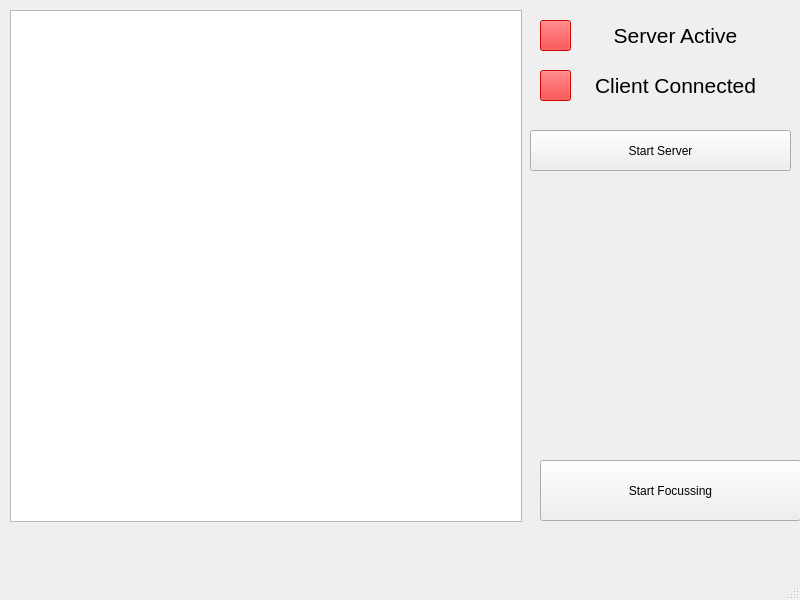
<?xml version="1.0" encoding="UTF-8"?>
<ui version="4.0">
 <class>ServerWindow</class>
 <widget class="QMainWindow" name="ServerWindow">
  <property name="geometry">
   <rect>
    <x>0</x>
    <y>0</y>
    <width>800</width>
    <height>600</height>
   </rect>
  </property>
  <property name="windowTitle">
   <string>MainWindow</string>
  </property>
  <widget class="QWidget" name="centralwidget">
   <widget class="QGraphicsView" name="gvImageDisplay">
    <property name="geometry">
     <rect>
      <x>10</x>
      <y>10</y>
      <width>512</width>
      <height>512</height>
     </rect>
    </property>
   </widget>
   <widget class="QPushButton" name="pbStartServer">
    <property name="geometry">
     <rect>
      <x>530</x>
      <y>130</y>
      <width>261</width>
      <height>41</height>
     </rect>
    </property>
    <property name="text">
     <string>Start Server</string>
    </property>
   </widget>
   <widget class="QPushButton" name="pbDisplayServerRunning">
    <property name="enabled">
     <bool>false</bool>
    </property>
    <property name="geometry">
     <rect>
      <x>540</x>
      <y>20</y>
      <width>31</width>
      <height>31</height>
     </rect>
    </property>
    <property name="autoFillBackground">
     <bool>true</bool>
    </property>
    <property name="styleSheet">
     <string notr="true">QPushButton {
    background-color: rgb(255,0,0);
}</string>
    </property>
    <property name="text">
     <string/>
    </property>
   </widget>
   <widget class="QLabel" name="label">
    <property name="geometry">
     <rect>
      <x>580</x>
      <y>20</y>
      <width>191</width>
      <height>31</height>
     </rect>
    </property>
    <property name="font">
     <font>
      <pointsize>16</pointsize>
     </font>
    </property>
    <property name="text">
     <string>&lt;html&gt;&lt;head/&gt;&lt;body&gt;&lt;p align=&quot;center&quot;&gt;Server Active&lt;/p&gt;&lt;/body&gt;&lt;/html&gt;</string>
    </property>
   </widget>
   <widget class="QPushButton" name="pbDisplayClientConnected">
    <property name="enabled">
     <bool>false</bool>
    </property>
    <property name="geometry">
     <rect>
      <x>540</x>
      <y>70</y>
      <width>31</width>
      <height>31</height>
     </rect>
    </property>
    <property name="autoFillBackground">
     <bool>false</bool>
    </property>
    <property name="styleSheet">
     <string notr="true">QPushButton {
    background-color: rgb(255,0,0);
}</string>
    </property>
    <property name="text">
     <string/>
    </property>
   </widget>
   <widget class="QLabel" name="label_2">
    <property name="geometry">
     <rect>
      <x>580</x>
      <y>70</y>
      <width>191</width>
      <height>31</height>
     </rect>
    </property>
    <property name="font">
     <font>
      <pointsize>16</pointsize>
     </font>
    </property>
    <property name="text">
     <string>&lt;html&gt;&lt;head/&gt;&lt;body&gt;&lt;p align=&quot;center&quot;&gt;Client Connected&lt;/p&gt;&lt;/body&gt;&lt;/html&gt;</string>
    </property>
   </widget>
   <widget class="QPushButton" name="pbStartFocussing">
    <property name="geometry">
     <rect>
      <x>540</x>
      <y>460</y>
      <width>261</width>
      <height>61</height>
     </rect>
    </property>
    <property name="text">
     <string>Start Focussing</string>
    </property>
   </widget>
  </widget>
  <widget class="QMenuBar" name="menubar">
   <property name="geometry">
    <rect>
     <x>0</x>
     <y>0</y>
     <width>800</width>
     <height>21</height>
    </rect>
   </property>
  </widget>
  <widget class="QStatusBar" name="statusbar"/>
 </widget>
 <resources/>
 <connections/>
</ui>
